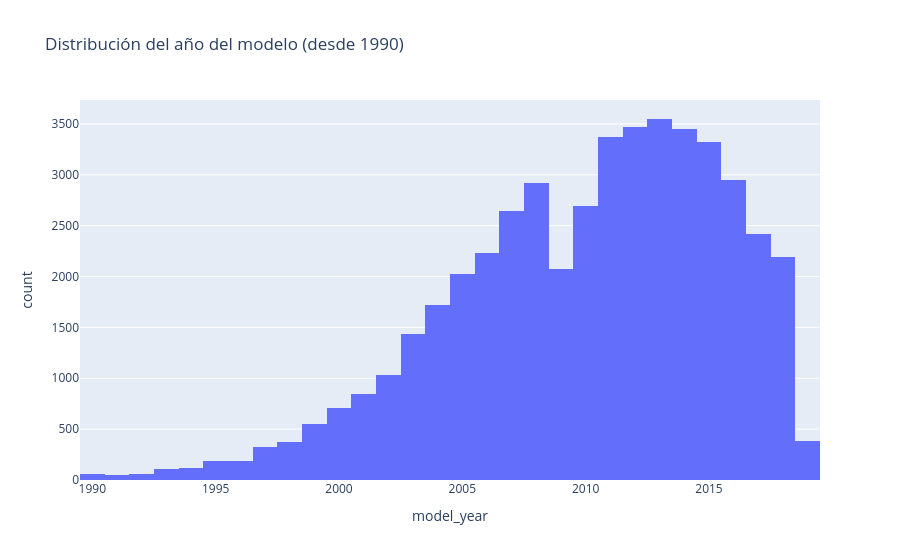

Notebook code for this chart:
### Code cell
fig = px.histogram(df[df["model_year"] >= 1990], x="model_year", nbins=30,
                   title="Distribución del año del modelo (desde 1990)")
fig.show()

### Figure 1 — Plotly figure (JSON) as saved in the notebook; plotly's stock layout.template omitted (floating-point values rounded to 4 significant figures; data arrays with more than 128 entries replaced by an {"elided": "..."} marker saying what was removed)
{"data": [{"bingroup": "x", "hovertemplate": "model_year=%{x}<br>count=%{y}<extra></extra>", "legendgroup": "", "marker": {"color": "#636efa", "pattern": {"shape": ""}}, "name": "", "nbinsx": 30, "orientation": "v", "showlegend": false, "type": "histogram", "x": {"elided": "47471 float values"}, "xaxis": "x", "yaxis": "y"}], "layout": {"barmode": "relative", "legend": {"tracegroupgap": 0}, "title": {"text": "Distribución del año del modelo (desde 1990)"}, "xaxis": {"anchor": "y", "domain": [0, 1], "title": {"text": "model_year"}}, "yaxis": {"anchor": "x", "domain": [0, 1], "title": {"text": "count"}}}}
